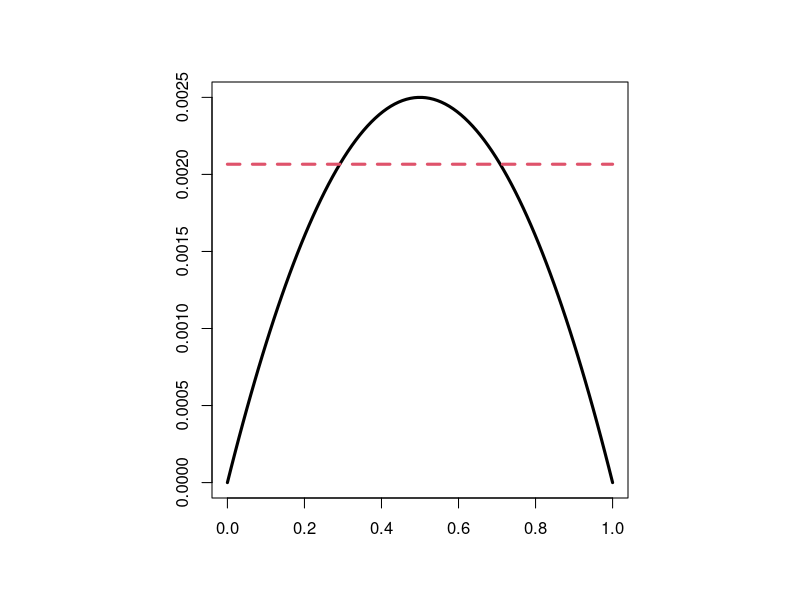

Reproduce this figure in R.
n <- 100
p <- seq(0,1,length=100)
postscript("binomial.risk.eps",horizontal=F,onefile=F,print.it=F)
par(pty="s")
r1 <- p*(1-p)/n
r2 <- rep(n/(4*(n+sqrt(n))^2),100)
plot(p,r1,type="l",xlab="",ylab="",lwd=3)
lines(p,r2,lty=2,lwd=3,col=2)
dev.off()
